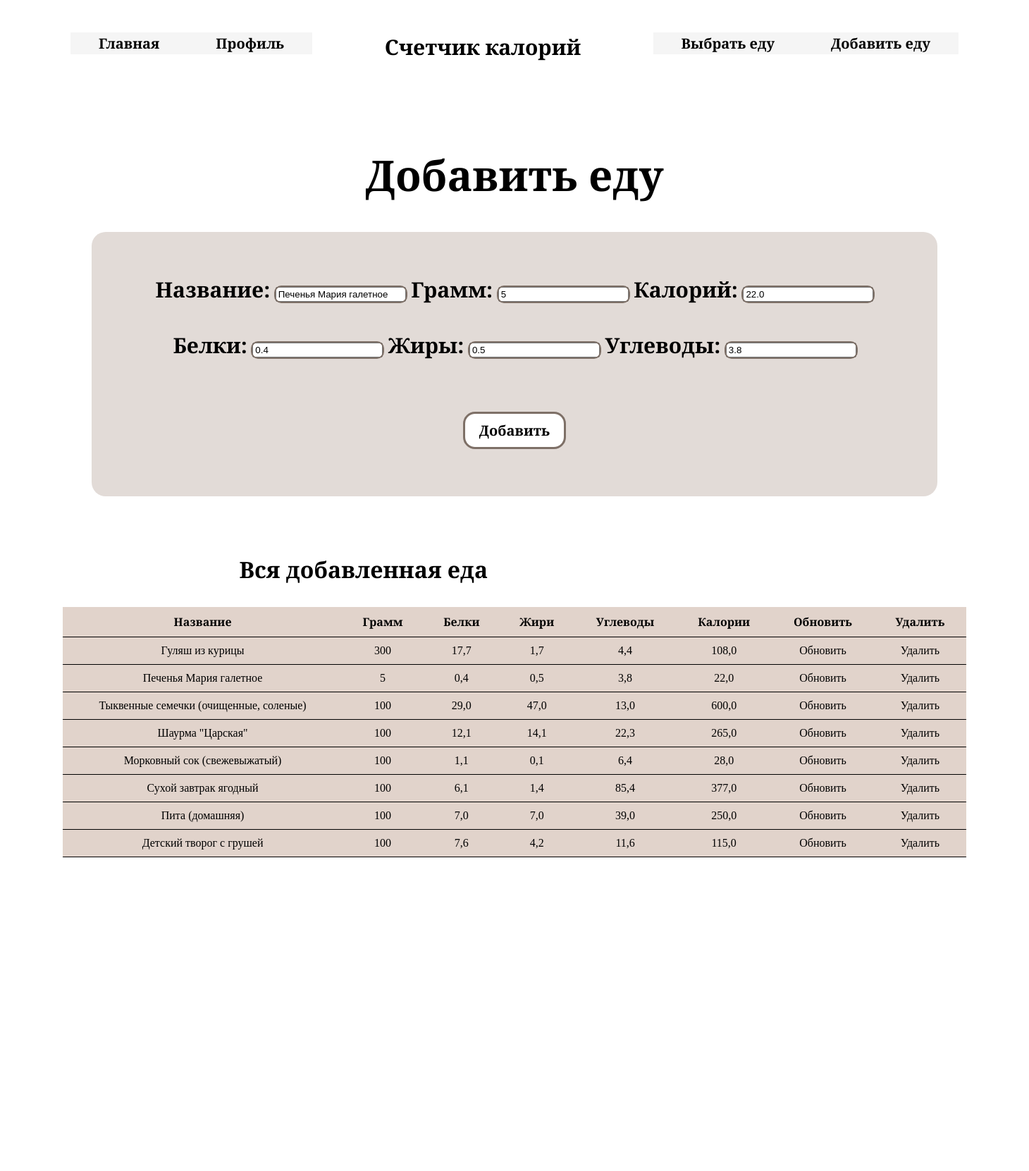
Page /update_food/4/ (signed in) on the committed database.
### calories/models.py (models this page shows, shortened)
class Food(models.Model):
    name = models.CharField(max_length=200, null=False)
    quantity = models.PositiveIntegerField(null=False, default=0)
    calorie = models.FloatField(null=False, default=0)
    proteins = models.FloatField(default=0)
    fats = models.FloatField(default=0)
    carbs = models.FloatField(default=0)
    person_of = models.ForeignKey(User, null=True, on_delete=models.CASCADE)

### calories/views.py (the view)
# urls.py: path('update_food/<str:pk>/', update_food, name='update_food'),
@login_required
def update_food(request, pk):
    food_items = Food.objects.filter(person_of=request.user)
    food_item = Food.objects.get(id=pk)
    form = AddFoodForm(instance=food_item)
    if request.method == 'POST':
        form = AddFoodForm(request.POST, instance=food_item)
        if form.is_valid():
            form.save()
            return redirect('profile')
    myFilter = FoodFilter(request.GET, queryset=food_items)
    context = {'form': form, 'food_items': food_items, 'myFilter': myFilter}
    return render(request, 'add_food.html', context)

### calories/forms.py
class AddFoodForm(forms.ModelForm):
    class Meta:
        model = Food
        fields = ('name', 'quantity', 'calorie', 'proteins', 'fats', 'carbs')

### templates/add_food.html (shortened to what this page needs)
{% extends 'base.html' %}
{% load static %}
{% block css_additional %}
<link href=" {% static 'css/add_food.css' %} "rel="stylesheet">
{% endblock %}
{% block header%}
<header class="header">
        <div class="container">
            <div class="header-nav">
                <nav class="nav">
                    <ul class="nav-list">
                        {% with url_name=request.resolver_match.url_name %}
                        <li class="left-item"><a href="{% url 'home' %}">Главная</a></li>
                        <li class="left-item"><a href="{% url 'profile' %}">Профиль</a></li>
                        <li class="right-item"><a href="{% url 'add_food' %}">Добавить еду</a></li>
                        <li class="right-item"><a href="{% url 'select_food' %}">Выбрать еду</a></li>
                        {% endwith %}
                    </ul>
                </nav>
            </div>
        </div>
        <div class="nav-logo">
           <a href="{% url 'index' %}" class="nl">Счетчик калорий</a>
        </div>
</header>
{% endblock %}
{% block content_one %}
<main>
    <div class="table">
        <div class="title"><h1>Добавить еду</h1></div>
            <form method="POST" action="">
                <div class="form-label">
                    <p class="txt">Название: </p>
                    <div class="label">
                        {{ form.name }}
                    </div>
                    <p class="txt">Грамм: </p>
                    <div class="label">
                        {{ form.quantity }}
                    </div>
                    <p class="txt">Калорий: </p>
                    <div class="label">
                        {{ form.calorie }}
                    </div>
                    <p class="txt">Белки: </p>
                    <div class="label">
                        {{ form.proteins }}
                    </div>
                    <p class="txt">Жиры: </p>
                    <div class="label">
                        {{ form.fats }}
                    </div>
                    <p class="txt">Углеводы: </p>
                    <div class="label">
                        {{ form.carbs }}
                    </div>
                    <div class="btn-center"><input class="btn" type="submit" value="Добавить"></div>
                </div>
            </form>
    </div>
    <div class="table-add-food">
    <div class="name"><h1 class="tabel-title"> Вся добавленная еда </h1></div>
        <table>
            <thead>
                <tr>
                    <th>Название</th>
                    <th>Грамм</th>
                    <th>Белки</th>
                    <th>Жири</th>
                    <th>Углеводы</th>
                    <th>Калории</th>
                    <th>Обновить</th>
                    <th>Удалить</th>
                </tr>
            </thead>
            <tbody>
                {% for food in food_items %}
                <tr>
                    <td>{{ food.name }}</td>
                    <td>{{ food.quantity }}</td>
                    <td>{{ food.proteins }}</td>
                    <td>{{ food.fats }}</td>
                    <td>{{ food.carbs }}</td>
                    <td>{{ food.calorie }}</td>
                    <td><a href="{% url 'update_food' food.id %}">Обновить</a></td>
                    <td><a href="{% url 'delete_food' food.id %}">Удалить</a></td>
                </tr>
                {% endfor %}
            </tbody>
        </table>
    </div>
</main>
{% endblock %}
{% block footer %}
<footer class="foot">
    <div class="foot-txt">Наши социальные сети</div>
    <div class="foot-img">
        <a href=""><img src="{% static 'img/facebook.png' %}"></a>
        <a href=""><img src="{% static 'img/vk.png' %}"></a>
        <a href=""><img src="{% static 'img/insta.png' %}"></a>
        <a href=""><img src="{% static 'img/telegram.png' %}"></a>
    </div>
</footer>
{% endblock %}

### static/css/base.css (style rules this page uses)
body { font-family: 'Playfair Display SC', serif; margin: 0; padding: 0; }

### static/css/add_food.css (style rules this page uses)
a { color: #000000; text-decoration: none; }
.container { max-width: 1600px; padding: 0 100px; margin: 0 auto; line-height: 31px; }
.header { padding-top: 46px; padding-bottom: 80px; }
.nav { position: relative; }
.nav-list { list-style: none; margin: 0; padding: 0; }
.nav-list a { background-color: #F5F5F5; text-decoration: none; display: block; padding: 0 40px; font-size: 20px; font-weight: 700; color: #000000; transition: .3s linear; }
.left-item { float: left; }
.right-item { float: right; }
.nav-logo { text-align: center; }
.nl { font-size: 30px; font-weight: bold; }
main { display: flex; justify-content: center; flex-wrap: wrap; }
.table { text-align: center; }
.title { font-size: 30px; }
.txt, .label { display: inline-block; margin-bottom: 30px; }
.txt { font-weight: bold; }
.label { outline: 2px solid #7E7067; border-radius: 8px; }
.btn-center { margin-top: 50px; margin-bottom: 20px; }
.btn { text-align: center; background-color:#ffffff; outline: solid #7E7067; border: 0; padding: 10px 20px; border-radius: 14px; cursor: pointer; font-size: 20px; font-weight: bold; font-family: 'Playfair Display SC', serif; }
.form-label { font-size: 30px; text-align: center; line-height: 0.1em; width: 1100px; margin: 10px 0 20px; background: #E2DBD7; border-radius: 20px; padding: 50px; }
.table-add-food { box-sizing: border-box; position: relative; right: 100px; }
.name { top: 40px; position: relative; left: 350px; }
table { border-collapse: collapse; text-align: center; width: 100%; margin: 72px 100px; }
table tr { background: #E1D3CB; border-bottom: 1px solid }
table th, table td { padding: 10px 20px; }
.foot { margin-top: 145px; text-align: center; background-color: #DCD4CC; }
.foot-txt { font-size: 25px; padding-top: 43px; padding-bottom: 25px; }
.foot-img { padding-bottom: 58px; letter-spacing: 30px; }
img { max-width: 70px; max-height: 70px; }

### rows in the picture
Food: name "Печенья Мария галетное", quantity "5", calorie "22.0", proteins "0.4", fats "0.5", carbs "3.8", proteins "0,4", fats "0,5", carbs "3,8", calorie "22,0"
Food: name "Гуляш из курицы", quantity "300", proteins "17,7", fats "1,7", carbs "4,4", calorie "108,0"
Food: name "Тыквенные семечки (очищенные, соленые)", quantity "100", proteins "29,0", fats "47,0", carbs "13,0", calorie "600,0"
Food: name "Шаурма \"Царская\"", quantity "100", proteins "12,1", fats "14,1", carbs "22,3", calorie "265,0"
Food: name "Морковный сок (свежевыжатый)", quantity "100", proteins "1,1", fats "0,1", carbs "6,4", calorie "28,0"
Food: name "Сухой завтрак ягодный", quantity "100", proteins "6,1", fats "1,4", carbs "85,4", calorie "377,0"
Food: name "Пита (домашняя)", quantity "100", proteins "7,0", fats "7,0", carbs "39,0", calorie "250,0"
Food: name "Детский творог с грушей", quantity "100", proteins "7,6", fats "4,2", carbs "11,6", calorie "115,0"
